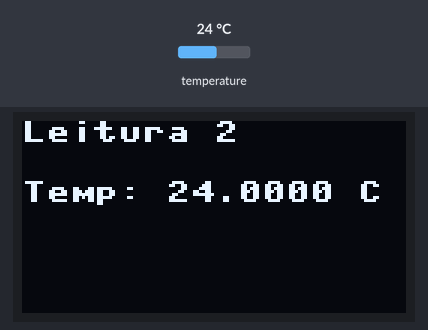
Recording of a program running on a simulated Raspberry Pi Pico running MicroPython. Parts: 128×64 one-colour display. The test bench sets the inputs (shaded band); at power-on: temperature 24 °C. Files the program writes start out absent; what the program prints to the serial console is not drawn.

Above: at 1.2 s.
1.3 s: temperature set to 12 °C
At 2.5 s:
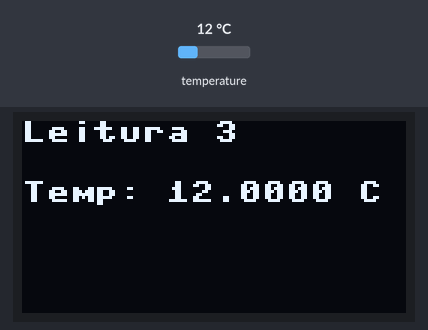
4.6 s: temperature set to 19 °C
At 6.0 s:
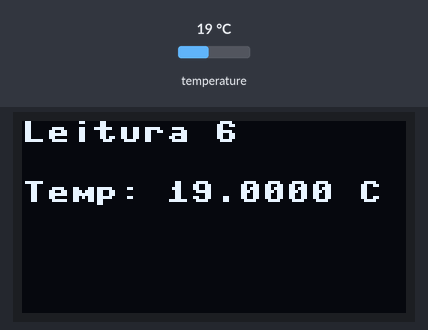
7.8 s: temperature set to 28 °C
At 8.9 s:
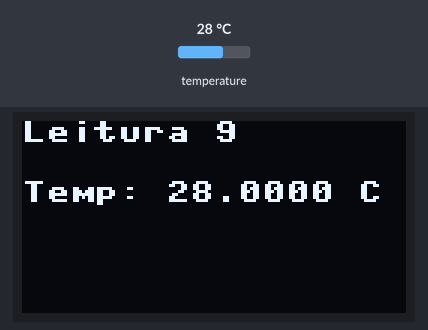
Timing chart, 0 to 10.8 s (numbered marks = the images above; inputs shaded):
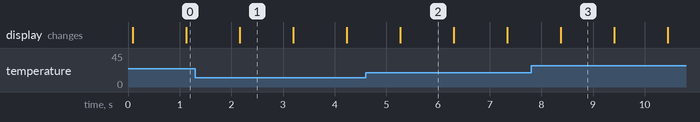

The program:

Aquisicao_temperatura_sem_display.py
```python
import machine
import onewire
import ds18x20
import utime
from ssd1306 import SSD1306_I2C

# Configure o pino GPIO ao qual o DS18B20 está conectado
pin_ds18b20 = machine.Pin(7)  # Use o pino GPIO 7

# Crie uma interface OneWire
ow = onewire.OneWire(pin_ds18b20)

# Crie um objeto DS18X20
ds_sensor = ds18x20.DS18X20(ow)

# Encontre todos os dispositivos DS18B20 na interface OneWire
roms = ds_sensor.scan()

# Configuração do display OLED
i2c = machine.I2C(0, sda=machine.Pin(16), scl=machine.Pin(17))
oled = SSD1306_I2C(128, 64, i2c)

def read_temperature():
    # Inicie a conversão de temperatura em todos os dispositivos DS18B20
    ds_sensor.convert_temp()

    # Espere um tempo suficiente para a conversão terminar

    # Leia a temperatura do primeiro dispositivo DS18B20 encontrado
    temp = ds_sensor.read_temp(roms[0])
    return temp

def main():
    count = 1
    while True:
        # Leia a temperatura do DS18B20
        temperature = read_temperature()
        # Exiba a temperatura lida e o número de leituras
        print("Leitura", count, "- Temperatura: {:.4f} °C".format(temperature))

        # Limpe o display OLED
        oled.fill(0)
        oled.text("Leitura {}".format(count), 0, 0)
        oled.text("Temp: {:.4f} C".format(temperature), 0, 20)
        oled.show()

        # Armazene a temperatura em um arquivo de texto
        with open("dados_temperatura.txt", "a") as file:
            file.write("{}  {:.4f}\n".format(count, temperature))

        count +=1

        # Espere um pouco antes de ler novamente
        utime.sleep(1)

if __name__ == "__main__":
    main()
```

Measured:
- what the display in image 1 shows lasts 1.0 s, from 2.2 s to 3.2 s
